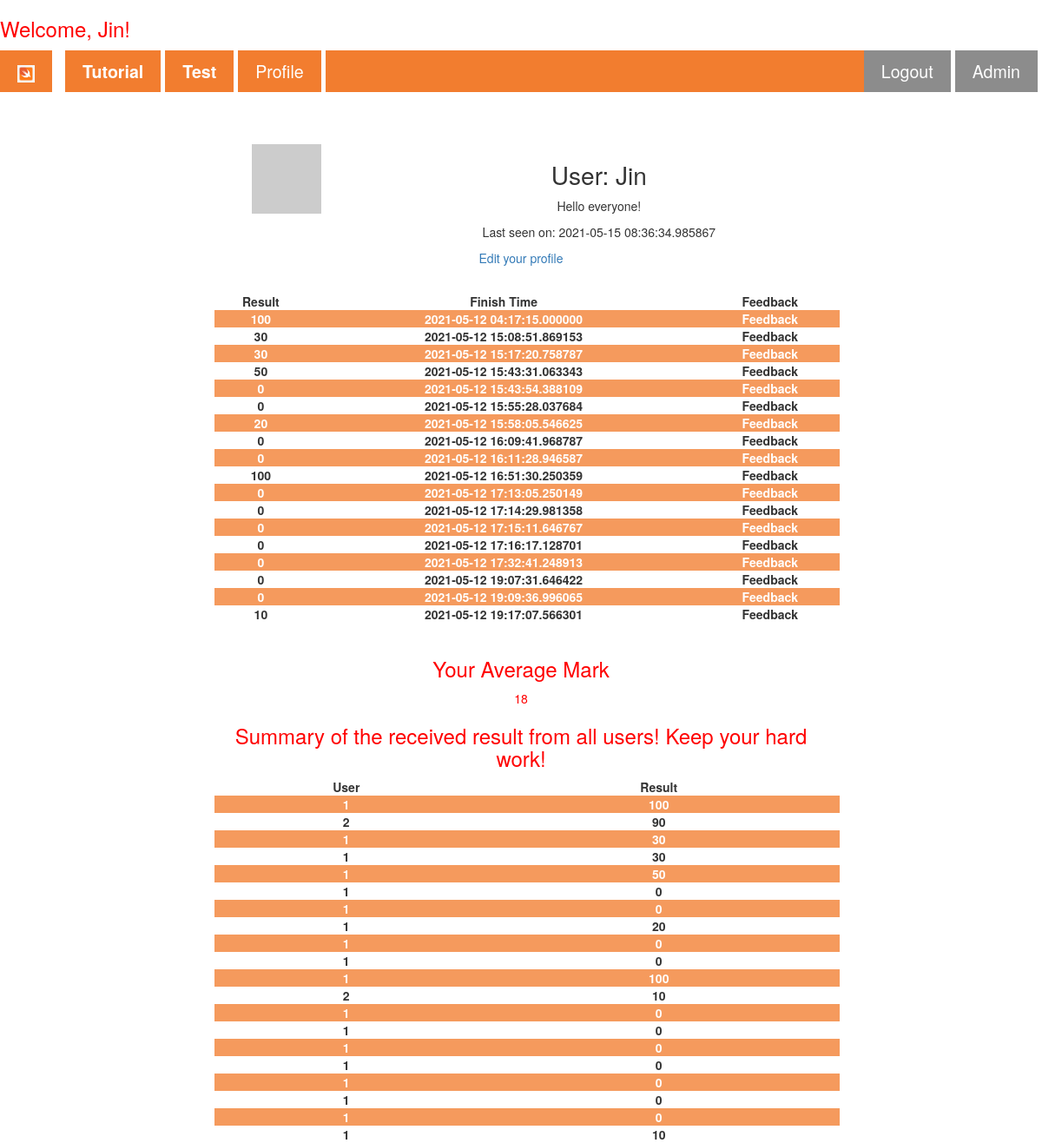
/user/Jin (signed in), run on the app's committed database.
### app/models.py (models this page shows, shortened)
class User(UserMixin, db.Model):
    id = db.Column(db.Integer, primary_key=True)
    username = db.Column(db.String(64), index=True, unique=True)
    email = db.Column(db.String(120), index=True, unique=True)
    password_hash = db.Column(db.String(128))
    about_me = db.Column(db.String(140))
    last_seen = db.Column(db.String(140))
    posts = db.relationship('Post', backref='author', lazy='dynamic')
    def avatar(self, size): # Add avatar to one user #
        digest = md5(self.email.lower().encode('utf-8')).hexdigest()
        return 'https://www.gravatar.com/avatar/{}?d=identicon&s={}'.format(
            digest, size)

class Post(UserMixin,db.Model):
    id = db.Column(db.Integer, primary_key=True)
    Mark = db.Column(db.Integer)
    Finish_Time = db.Column(db.String(140), index=True)
    Feedback = db.Column(db.String(1000))
    user_id = db.Column(db.Integer, db.ForeignKey('user.id'))

### app/routes.py (the view)
@app.route('/user/<username>')
@login_required
def user(username):
    list=[]
    average = 0
    user = User.query.filter_by(username=username).first_or_404()
    try:
        mark=Post.query.filter_by(user_id=user.id)[-1]
        allmark=Post.query.filter_by(user_id=user.id).all()
        all=Post.query.all()
        for i in allmark:
            list.append(i.Mark)
        for i in list:
            average+=int(i)
        average=average/len(list)
        average=int(average)
        return render_template('user.html', user=user, mark=mark, all=all,average=average, allmark=allmark)
    except IndexError as e:
        flash("No profile shown, please do the test firstly!")
        return render_template("home.html")

### app/models.py (called while the page is built)
@login.user_loader
def load_user(id):
    return User.query.get(int(id))

### app/routes.py (called while the page is built)
@app.before_request
def before_request():
    if current_user.is_authenticated:
        current_user.last_seen = datetime.utcnow()
        db.session.commit()

### app/templates/user.html (shortened to what this page needs)
{% extends "base.html" %}
{% block articles %}
<div class="formcontainer" style="border: none; margin-top: 5%;">
  <table>
    <tr valign="top">
        <td><img src="{{ user.avatar(128) }}"></td>
        <td>
            <h1>User: {{ user.username }}</h1>
            {% if user.about_me %}<p>{{ user.about_me }}</p>{% endif %}
            {% if user.last_seen %}<p>Last seen on: {{ user.last_seen }}</p>{% endif %}
        </td>
    </tr>
  </table>
  {% if user == current_user %}
  <p class="redp"><a href="{{ url_for('edit_profile') }}">Edit your profile</a></p>
  {% endif %}
  <br>
  <table>
    <tr valign="top">
      <td><b>Result</b></td>
      <td><b>Finish Time</b></td>
      <td><b>Feedback</b></td>
    </tr>
    {% for j in allmark%}
    <tr>
      <td><b>{{j.Mark}}</b></td>
      <td><b>{{j.Finish_Time}}</b></td>
      <td>
        <details>
          <summary><b>Feedback</b></summary>
        </details>
      </td>
    </tr>
    {% endfor %}
  </table><br>
  <h3 class="redp">Your Average Mark</h3>
  <p class="redp">{{average}}</p>
  <h3 class="redp">Summary of the received result from all users! Keep your hard work!</h3>
  <table>
    <tr valign="top">
      <td><b>User</b></td>
      <td><b>Result</b></td>
    </tr>
    {% for i in all %}
    <tr>
      <td><b>{{i.user_id}}</b></td>
      <td><b>{{i.Mark}}</b></td>
    </tr>
    {% endfor %}
  </table>
</div>
{% endblock %}

### app/templates/base.html (shortened to what this page needs)
<!DOCTYPE html>
<html lang="en">
<head>
    <link rel="stylesheet" href="https://maxcdn.bootstrapcdn.com/bootstrap/3.4.0/css/bootstrap.min.css"/>
    <link rel="stylesheet" href="{{ url_for('static', filename='nav_css.css')}}">
</head>
<body>
  {% if current_user.is_authenticated %}
  <h3 class="redp">Welcome, {{ current_user.username }}!</h3>
  {% endif %}
    <nav class="sticky">
        <ul class="ul_mainstyle">
            <li><a href="/"><img src="{{ url_for('static', filename='/Image/swift_icon.png')}}" alt="home icon"></a>
            </li>
            <li><a href="/Setup"><b>Tutorial</b></a></li>
            <li><a href="/Test"><b>Test</b></a></li>
            {% if not current_user.is_anonymous %}
            <li>
              <a href="{{ url_for('user', username=current_user.username) }}">Profile</a>
            </li>
            {% endif %}
            <li class="loginbutton">
              <a href="{{ url_for('adminpage') }}">Admin</a>
            </li>
            {% if current_user.is_anonymous %}
            <li class="loginbutton">
              <a href="{{ url_for('login') }}"><b>Login</b></a>
            </li>
            {% else %}
            <li class="loginbutton">
              <a href="{{ url_for('logout') }}">Logout</a>
            </li>
            {% endif %}
        </ul>
      </nav>
      {% block articles %}{% endblock %}
</body>
</html>

### app/static/nav_css.css (style rules this page uses)
html { font-family: Arial, Helvetica, sans-serif; line-height: 2; }
a { text-decoration: none; }
body { counter-reset: section; }
.formcontainer { text-align: center; }
.loginbutton { background-color: grey; color: white; float: right; }
nav ul.ul_mainstyle { margin: 1% 0 0 0; padding: 0; overflow: hidden; background-color: rgb(241, 112, 25); list-style-type: none; }
nav ul li { float: left; border-right: solid 5px white; }
li:first-of-type { border-right: solid 15px white; }
nav ul li a { display: block; color: white; text-align: center; text-decoration: none; padding: 10px 20px 10px; font-size: 140%; }
nav ul li img { height: 20px; width: auto; }
.sticky { position: sticky; top: 0; width: 100%; z-index: 10; opacity: 0.9; }
.redp { color: red; }
tr:nth-child(even) { background-color: rgb(241, 112, 25); color: white; opacity: 0.7; }
h1 { font-size: 200%; }
table { border-collapse: collapse; width: 100%; margin-left: 1%; }
.formcontainer { margin: auto; margin-top: 1%; width: 60%; border: 1px solid grey; padding: 70 50 50 50; text-align: center; border-radius: 10px; }

### data on the page
User: username "Jin", about_me "Hello everyone!", last_seen "2021-05-15 08:36:34.985867"
Post: Mark "100", Finish_Time "2021-05-12 04:17:15.000000", user_id "1"
Post: Mark "30", Finish_Time "2021-05-12 15:08:51.869153", user_id "1"
Post: Mark "30", Finish_Time "2021-05-12 15:17:20.758787", user_id "1"
Post: Mark "50", Finish_Time "2021-05-12 15:43:31.063343", user_id "1"
Post: Mark "0", Finish_Time "2021-05-12 15:43:54.388109", user_id "1"
Post: Mark "0", Finish_Time "2021-05-12 15:55:28.037684", user_id "1"
Post: Mark "20", Finish_Time "2021-05-12 15:58:05.546625", user_id "1"
Post: Mark "0", Finish_Time "2021-05-12 16:09:41.968787", user_id "1"
Post: Mark "0", Finish_Time "2021-05-12 16:11:28.946587", user_id "1"
Post: Mark "100", Finish_Time "2021-05-12 16:51:30.250359", user_id "1"
Post: Mark "0", Finish_Time "2021-05-12 17:13:05.250149", user_id "1"
Post: Mark "0", Finish_Time "2021-05-12 17:14:29.981358", user_id "1"
Post: Mark "0", Finish_Time "2021-05-12 17:15:11.646767", user_id "1"
Post: Mark "0", Finish_Time "2021-05-12 17:16:17.128701", user_id "1"
Post: Mark "0", Finish_Time "2021-05-12 17:32:41.248913", user_id "1"
Post: Mark "0", Finish_Time "2021-05-12 19:07:31.646422", user_id "1"
Post: Mark "0", Finish_Time "2021-05-12 19:09:36.996065", user_id "1"
Post: Mark "10", Finish_Time "2021-05-12 19:17:07.566301", user_id "1"
Post: user_id "2", Mark "90"
Post: user_id "2", Mark "10"

### other printed values
{{ average }} "18"
